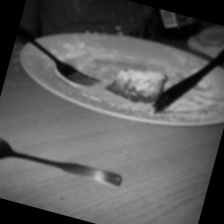
#> input picture week1/preprocessed_samples/preprocessed_0.jpg, 224 x 224 px, found by its file name; its folder holds only this picture in this run
$ python depth_to_3d.py
#> lines starting #> are read from the running program, lines starting #| are printed output that depends on the picture
import cv2
import numpy as np
import os

# 결과물을 저장할 폴더 생성
os.makedirs("output", exist_ok=True)

# 0부터 4까지 총 5번 반복하는 for문 (i 값은 0, 1, 2, 3, 4로 변함)
for i in range(5):

    # 1. 원본 이미지 불러오기 (f-string을 사용하여 파일명 동적 변경)
    # 의미/이유: 변수 i가 바뀔 때마다 preprocessed_0.jpg, preprocessed_1.jpg 순서로 경로가 자동으로 바뀝니다.
    image_path = f'/home/lee/boot_camp/vision_boot_camp/week1/preprocessed_samples/preprocessed_{i}.jpg'
    image = cv2.imread(image_path)
#> image is the input picture: shape (224, 224, 3); min 0, max 205, mean 91.8

    # 이미지 로드 실패 시 예외 처리
    if image is None:
        print(f"오류: {image_path} 경로에서 이미지를 찾을 수 없습니다. 다음 사진으로 넘어갑니다.")
        continue  # 의미/이유: 하나가 오류 나더라도 프로그램 전체를 종료(exit)하지 않고, 그 다음 사진 작업을 계속 진행하게 합니다.

    # 2. 그레이스케일 변환
    # 의미/이유: 깊이(Depth)를 추정하려면 색상 정보(RGB)보다 빛의 밝기(명암) 정보가 중요하기 때문에 흑백으로 변환합니다.
    gray = cv2.cvtColor(image, cv2.COLOR_BGR2GRAY)

    # 3. Depth Map (가상 깊이 맵) 생성
    # 의미/이유: 흑백 이미지에 COLORMAP_JET 필터를 씌워 깊이감을 붉은색~푸른색으로 시각화합니다.
    depth_map = cv2.applyColorMap(gray, cv2.COLORMAP_JET)
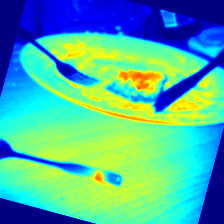
#> depth_map: shape (224, 224, 3); mean B, G, R 159.3, 178.3, 77.3

    # 4. [심화] 3D 포인트 클라우드 좌표 생성
    h, w = depth_map.shape[:2]
#> h = 224; w = 224
    X, Y = np.meshgrid(np.arange(w), np.arange(h))
    Z = gray.astype(np.float32)
    points_3d = np.dstack((X, Y, Z))
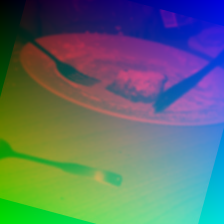
#> points_3d: shape (224, 224, 3) float64; mean of channels 0, 1, 2 111.5, 111.5, 91.8; drawn as B, G, R

    # 5. 결과 이미지 저장 (결과 파일명도 숫자에 맞춰 다르게 저장되도록 설정)
    # 의미/이유: 출력 파일명도 depth_map_result_0.jpg 처럼 각각 저장되게 하여 덮어쓰기를 방지합니다.
    output_file = f'output/depth_map_result_{i}.jpg'
    cv2.imwrite(output_file, depth_map)

    # 각 사진마다 정상 출력되었는지 확인하는 메시지
    print(f"[{i+1}/5] 사진 변환 완료! (배열 형태: {points_3d.shape}) -> {output_file} 저장 성공")
#| [1/5] 사진 변환 완료! (배열 형태: (224, 224, 3)) -> output/depth_map_result_0.jpg 저장 성공

print("\n 5장의 사진이 모두 성공적으로 변환 및 저장되었습니다!")
